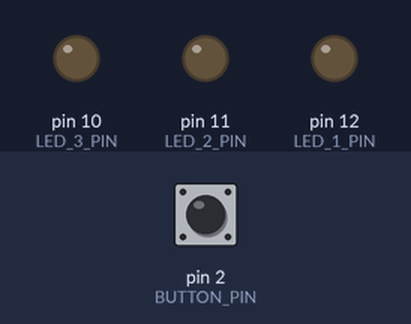
Recording of a sketch running on a simulated Arduino Uno, built with avr-gcc and run on an emulated ATmega328P. Parts: output pins drawn as LEDs (lit = HIGH). Dashed ring = blinking. The inputs (shaded band) are chosen by the test bench; at power-on: pin 2 (BUTTON_PIN) HIGH.

Above: at 1.2 s.
1.3 s: pin 2 (BUTTON_PIN) pulled LOW for 1 s
At 3.4 s:
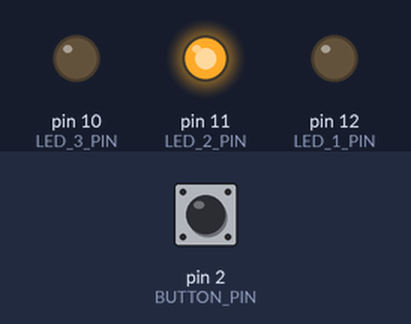
3.8 s: pin 2 (BUTTON_PIN) pulled LOW for 0.15 s
At 4.6 s:
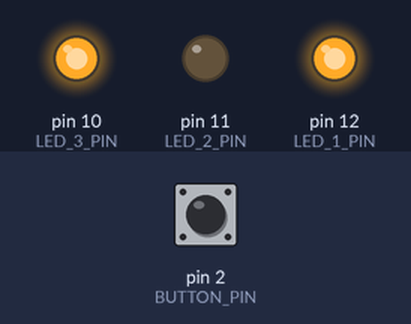
5.4 s: pin 2 (BUTTON_PIN) pulled LOW for 3.2 s
At 5.85 s:
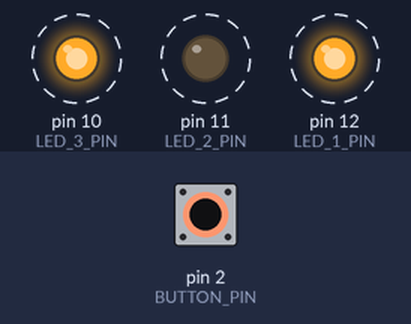
Timing chart, 0 to 9.9 s (numbered marks = the images above; inputs shaded):
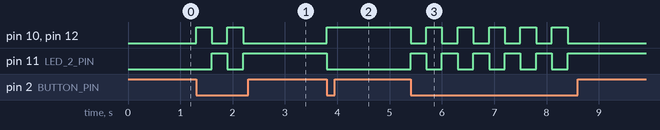

The sketch:

Activity7.ino
```cpp
/*
Improve the previous project using functions and arrays to toggle LEDs on/off using a button
*/

#define SIZE 3
#define LED_1_PIN 12
#define LED_2_PIN 11
#define LED_3_PIN 10
#define BUTTON_PIN 2

byte LED_ARRAY[SIZE] = {LED_1_PIN, LED_2_PIN, LED_3_PIN};

int LEDBlinkState = 1;

void setup() {
  pinMode(BUTTON_PIN, INPUT);

  for (auto LED : LED_ARRAY) {
    pinMode(LED, OUTPUT);
  }

  for (auto LED : LED_ARRAY) {
    digitalWrite(LED, LOW);
  }
}

void loop() {
  if (digitalRead(BUTTON_PIN) == LOW) {
    LEDBlinkState = toggleLEDS(LED_ARRAY, LEDBlinkState);
    delay(300);
  }
}

int toggleLEDS(byte LEDs[], int state) {
  if (state == 1){
    digitalWrite(LED_1_PIN, HIGH);
    digitalWrite(LED_2_PIN, LOW);
    digitalWrite(LED_3_PIN, HIGH);
    return 2;
  }
  else {
    digitalWrite(LED_1_PIN, LOW);
    digitalWrite(LED_2_PIN, HIGH);
    digitalWrite(LED_3_PIN, LOW);
    return 1;
  }
}
```

Measured:
- after the input at 1.3 s, pin 10 (LED_3_PIN), pin 12 (LED_1_PIN): alternates HIGH for 0.30 s and LOW for 0.30 s, 4 changes in all, then stays LOW, starting at once; pin 11 (LED_2_PIN): LOW → HIGH after 0.30 s, → LOW 0.30 s later, → HIGH 0.30 s later
- after the input at 3.8 s, pin 10 (LED_3_PIN), pin 12 (LED_1_PIN): LOW → HIGH at once; pin 11 (LED_2_PIN): HIGH → LOW at once
- after the input at 5.4 s, pin 10 (LED_3_PIN), pin 12 (LED_1_PIN): alternates HIGH for 0.30 s and LOW for 0.30 s, 11 changes in all, then stays LOW, starting at once; pin 11 (LED_2_PIN): alternates HIGH for 0.30 s and LOW for 0.30 s, 11 changes in all, then stays HIGH, starting at once
